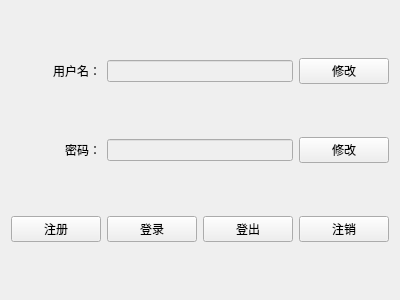
<?xml version="1.0" encoding="UTF-8"?>
<ui version="4.0">
 <class>UserCenterWidget</class>
 <widget class="QWidget" name="UserCenterWidget">
  <property name="geometry">
   <rect>
    <x>0</x>
    <y>0</y>
    <width>400</width>
    <height>300</height>
   </rect>
  </property>
  <property name="windowTitle">
   <string>Form</string>
  </property>
  <layout class="QGridLayout" name="gridLayout">
   <item row="1" column="3">
    <widget class="QPushButton" name="pushButtonModifyPassword">
     <property name="text">
      <string>修改</string>
     </property>
    </widget>
   </item>
   <item row="2" column="1">
    <widget class="QPushButton" name="pushButtonLogin">
     <property name="text">
      <string>登录</string>
     </property>
    </widget>
   </item>
   <item row="2" column="3">
    <widget class="QPushButton" name="pushButtonUnregister">
     <property name="text">
      <string>注销</string>
     </property>
    </widget>
   </item>
   <item row="1" column="0">
    <widget class="QLabel" name="labelPassword">
     <property name="text">
      <string>密码：</string>
     </property>
     <property name="alignment">
      <set>Qt::AlignmentFlag::AlignRight|Qt::AlignmentFlag::AlignTrailing|Qt::AlignmentFlag::AlignVCenter</set>
     </property>
    </widget>
   </item>
   <item row="0" column="3">
    <widget class="QPushButton" name="pushButtonModifyUsername">
     <property name="text">
      <string>修改</string>
     </property>
    </widget>
   </item>
   <item row="2" column="0">
    <widget class="QPushButton" name="pushButtonRegister">
     <property name="text">
      <string>注册</string>
     </property>
    </widget>
   </item>
   <item row="0" column="0">
    <widget class="QLabel" name="labelUsername">
     <property name="text">
      <string>用户名：</string>
     </property>
     <property name="alignment">
      <set>Qt::AlignmentFlag::AlignRight|Qt::AlignmentFlag::AlignTrailing|Qt::AlignmentFlag::AlignVCenter</set>
     </property>
    </widget>
   </item>
   <item row="2" column="2">
    <widget class="QPushButton" name="pushButtonLogout">
     <property name="text">
      <string>登出</string>
     </property>
    </widget>
   </item>
   <item row="0" column="1" colspan="2">
    <widget class="QLineEdit" name="lineEditsUername">
     <property name="enabled">
      <bool>false</bool>
     </property>
    </widget>
   </item>
   <item row="1" column="1" colspan="2">
    <widget class="QLineEdit" name="lineEditPassword">
     <property name="enabled">
      <bool>false</bool>
     </property>
    </widget>
   </item>
  </layout>
 </widget>
 <resources/>
 <connections/>
</ui>
